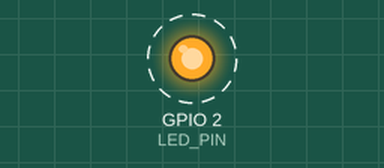
Simulated run of this sketch. Board: ESP32. On the bench: output pins drawn as LEDs (lit = HIGH). Dashed ring = blinking. What the sketch prints to the serial monitor is not drawn.

Above: at 0.5 s.
Timing chart, 0 to 4.6 s (numbered marks = the images above):
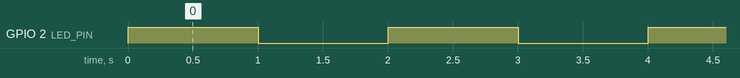

The sketch:

TTGO_led.ino
```cpp
// If it doesn't blink, try changing this to 25
const int LED_PIN = 2;

void setup() {
  // Initialize serial communication at 115200 baud
  Serial.begin(115200);

  // Set the LED pin as an output
  pinMode(LED_PIN, OUTPUT);

  Serial.println("ESP32 Setup Complete. Starting Blink...");
}

void loop() {
  digitalWrite(LED_PIN, HIGH);   // Turn the LED on
  Serial.println("LED ON");
  delay(1000);                  // Wait for a second

  digitalWrite(LED_PIN, LOW);    // Turn the LED off
  Serial.println("LED OFF");
  delay(1000);                  // Wait for a second
}
```

Measured:
- by itself, GPIO 2 (LED_PIN): alternates HIGH for 1.0 s and LOW for 1.0 s
